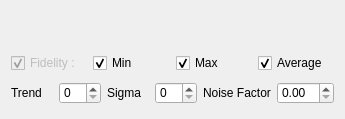
<?xml version="1.0" encoding="UTF-8"?>
<ui version="4.0">
 <class>RSOptionsManagerWidget</class>
 <widget class="QWidget" name="RSOptionsManagerWidget">
  <property name="geometry">
   <rect>
    <x>0</x>
    <y>0</y>
    <width>345</width>
    <height>119</height>
   </rect>
  </property>
  <property name="maximumSize">
   <size>
    <width>16777215</width>
    <height>119</height>
   </size>
  </property>
  <property name="windowTitle">
   <string>Form</string>
  </property>
  <property name="styleSheet">
   <string notr="true">font: 9pt;</string>
  </property>
  <layout class="QVBoxLayout" name="verticalLayout">
   <item>
    <widget class="QLabel" name="m_title">
     <property name="sizePolicy">
      <sizepolicy hsizetype="Minimum" vsizetype="Minimum">
       <horstretch>0</horstretch>
       <verstretch>0</verstretch>
      </sizepolicy>
     </property>
     <property name="minimumSize">
      <size>
       <width>0</width>
       <height>20</height>
      </size>
     </property>
     <property name="maximumSize">
      <size>
       <width>16777215</width>
       <height>30</height>
      </size>
     </property>
     <property name="styleSheet">
      <string notr="true">font: 12pt 
</string>
     </property>
     <property name="text">
      <string/>
     </property>
    </widget>
   </item>
   <item>
    <layout class="QHBoxLayout" name="horizontalLayout">
     <item>
      <widget class="QCheckBox" name="m_fidelityCheckEdit">
       <property name="enabled">
        <bool>false</bool>
       </property>
       <property name="text">
        <string>Fidelity :</string>
       </property>
       <property name="checked">
        <bool>true</bool>
       </property>
      </widget>
     </item>
     <item>
      <widget class="QCheckBox" name="m_fidelityMinCheckEdit">
       <property name="text">
        <string>Min</string>
       </property>
       <property name="checked">
        <bool>true</bool>
       </property>
      </widget>
     </item>
     <item>
      <widget class="QCheckBox" name="m_fidelityMaxCheckEdit">
       <property name="text">
        <string>Max</string>
       </property>
       <property name="checked">
        <bool>true</bool>
       </property>
      </widget>
     </item>
     <item>
      <widget class="QCheckBox" name="m_fidelityAvgCheckEdit">
       <property name="text">
        <string>Average</string>
       </property>
       <property name="checked">
        <bool>true</bool>
       </property>
      </widget>
     </item>
    </layout>
   </item>
   <item>
    <layout class="QHBoxLayout" name="horizontalLayout_5">
     <item>
      <layout class="QHBoxLayout" name="horizontalLayout_2">
       <item>
        <widget class="QLabel" name="label_2">
         <property name="text">
          <string>Trend</string>
         </property>
        </widget>
       </item>
       <item>
        <widget class="QSpinBox" name="m_trendEdit"/>
       </item>
      </layout>
     </item>
     <item>
      <layout class="QHBoxLayout" name="horizontalLayout_3">
       <item>
        <widget class="QLabel" name="label_3">
         <property name="text">
          <string>Sigma</string>
         </property>
        </widget>
       </item>
       <item>
        <widget class="QSpinBox" name="m_sigmaEdit"/>
       </item>
      </layout>
     </item>
     <item>
      <layout class="QHBoxLayout" name="horizontalLayout_4">
       <item>
        <widget class="QLabel" name="label_4">
         <property name="text">
          <string>Noise Factor</string>
         </property>
        </widget>
       </item>
       <item>
        <widget class="QDoubleSpinBox" name="m_noiseFactorEdit"/>
       </item>
      </layout>
     </item>
    </layout>
   </item>
  </layout>
 </widget>
 <resources/>
 <connections/>
</ui>
